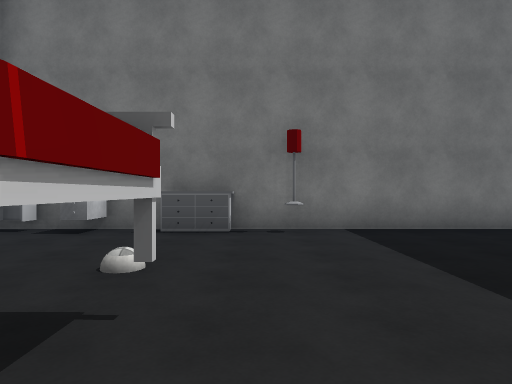
[1] (above)

18 first-person views from a walk through a scene from a Unity 3-D project. The camera is 1.4 m above the floor, looks level and sees 75° across. The floor is counted in squares, 2 m on a side. Each view is taken from the middle of a square. On the plan, view 1 faces up. The plan holds only what a view shows up to about 10 squares ahead; the rest is blank. The place goes on beyond the plan. The player is left out. Some animated figures are left out. Some surface patterns are stand-ins.

[2]
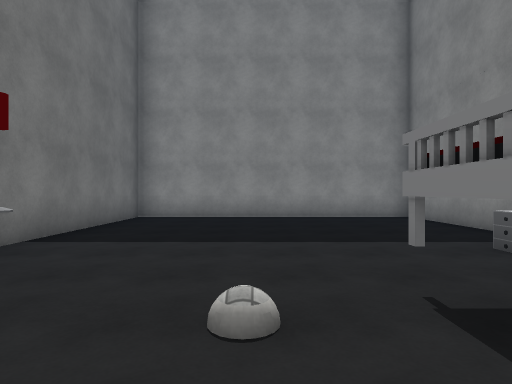

[3]
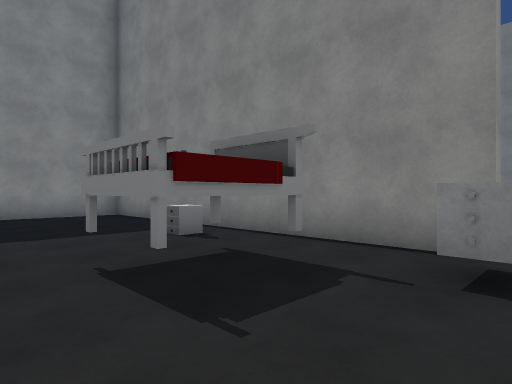

[4]
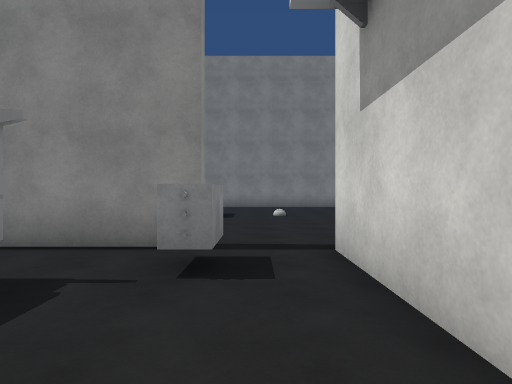

[5]
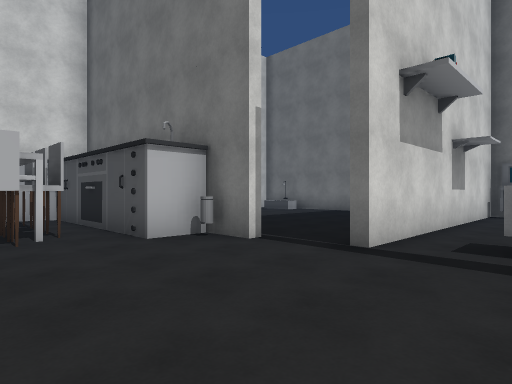

[6]
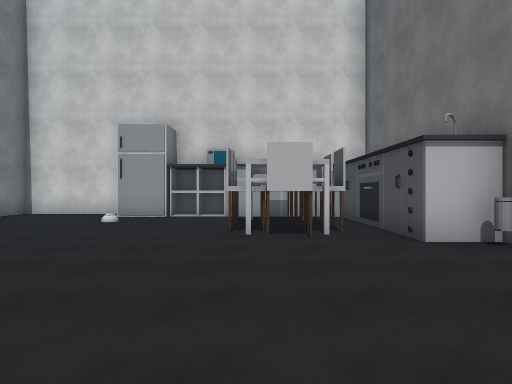

[7]
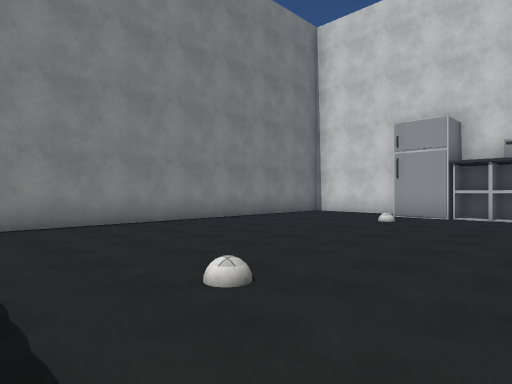

[8]
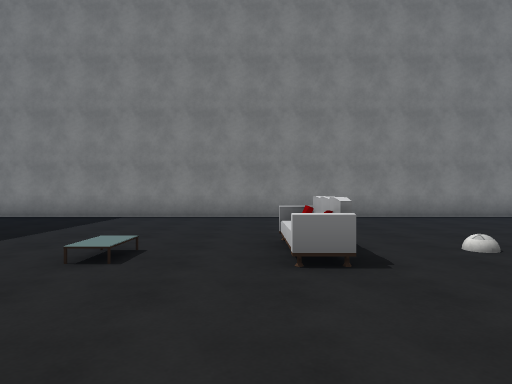

[9]
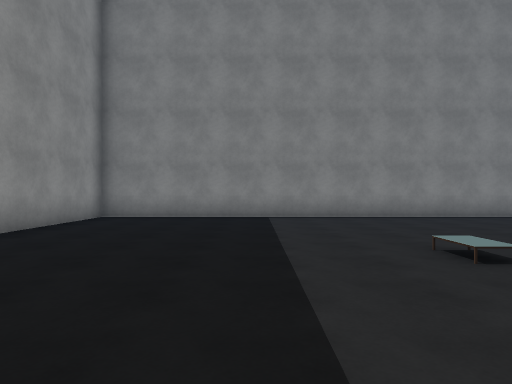

[10]
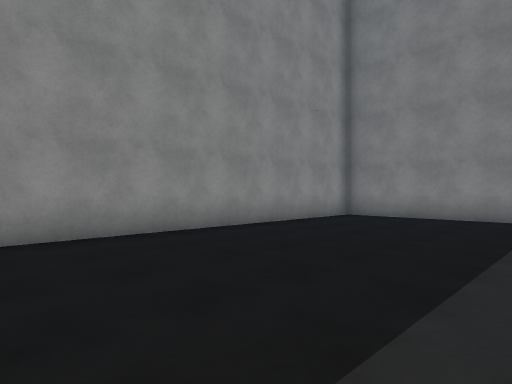

[11]
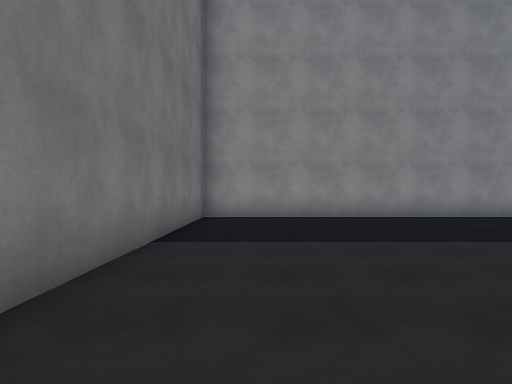

[12]
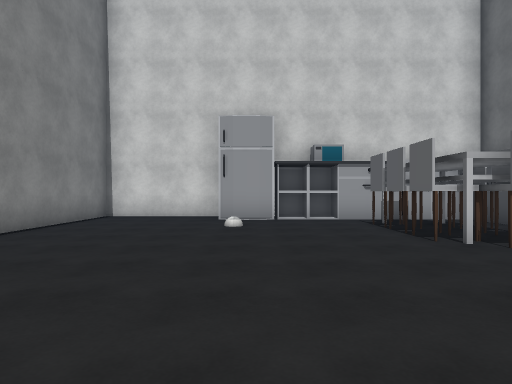

[13]
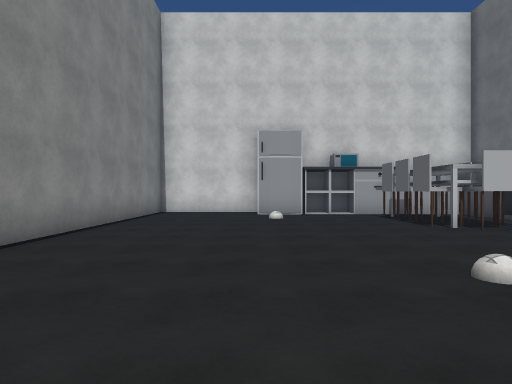

[14]
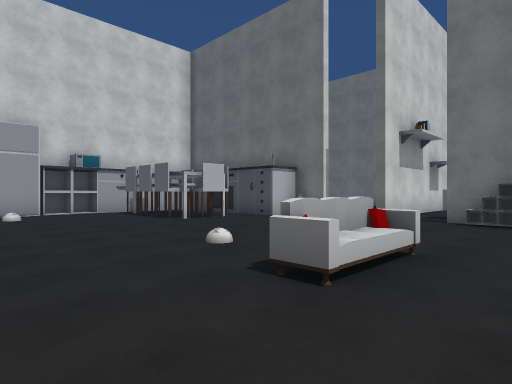

[15]
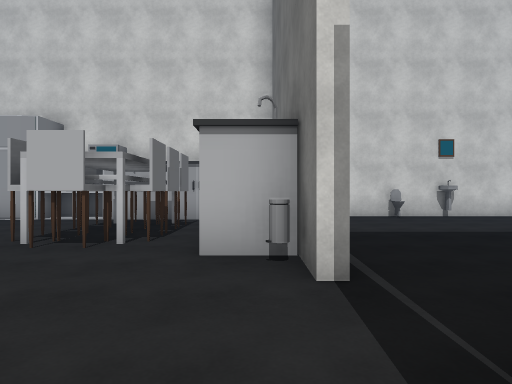

[16]
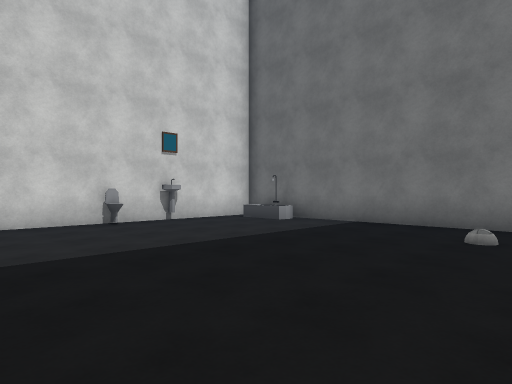

[17]
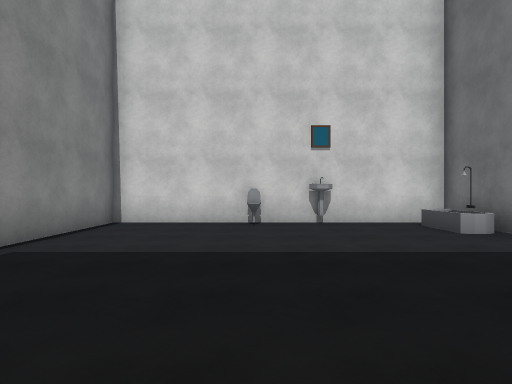

[18]
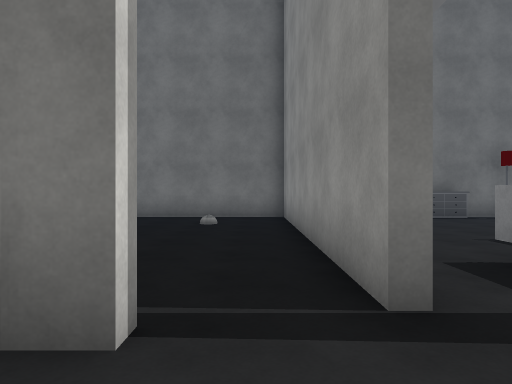

### Floor plan
Ten units are one square. View 1 is at (0, 0); x grows to the right and y downward. Boxes are objects, and circles mark ways between rooms. Rooms are numbered by the first view taken in them; rooms with no view inside come last. Other rooms are left out.
<svg viewBox="-141 -70 209 198">
<path fill="none" stroke="#000" d="M-16 13 59 13M-50 -63 -50 11M63 14 63 -63 -25 -63M-77 15 -77 26 -125 26 -125 56M-125 67 -132 67M-132 66 -125 66 -125 74 -136 74M-133 64 -133 74 -125 74M-136 90 -136 123 63 123 63 15 -11 15M-52 11 -52 -63 -136 -63 -136 13 -102 13"/>
<rect x="-45" y="-5" width="10" height="10" fill="#bbb"><title>drawers</title></rect>
<rect x="-45" y="-65" width="10" height="10" fill="#bbb"><title>mirror</title></rect>
<rect x="-35" y="-65" width="10" height="10" fill="#bbb"><title>drawers</title></rect>
<rect x="-25" y="-25" width="20" height="20" fill="#bbb"><title>bed</title></rect>
<rect x="-15" y="-65" width="10" height="10" fill="#bbb"><title>drawers</title></rect>
<rect x="5" y="-5" width="10" height="10" fill="#bbb"><title>drawers</title></rect>
<rect x="5" y="-65" width="10" height="10" fill="#bbb"><title>lamp</title></rect>
<rect x="-135" y="75" width="10" height="20" fill="#bbb"><title>fridge</title></rect>
<rect x="-125" y="45" width="10" height="10" fill="#bbb"><title>chair</title></rect>
<rect x="-115" y="45" width="10" height="10" fill="#bbb"><title>chair</title></rect>
<rect x="-115" y="35" width="10" height="10" fill="#bbb"><title>chair</title></rect>
<rect x="-105" y="45" width="10" height="10" fill="#bbb"><title>chair</title></rect>
<rect x="-105" y="35" width="10" height="10" fill="#bbb"><title>chair</title></rect>
<rect x="-95" y="45" width="10" height="10" fill="#bbb"><title>chair</title></rect>
<rect x="-95" y="35" width="10" height="10" fill="#bbb"><title>chair</title></rect>
<rect x="-85" y="45" width="10" height="10" fill="#bbb"><title>chair</title></rect>
<rect x="-75" y="15" width="10" height="10" fill="#bbb"><title>bin</title></rect>
<rect x="-35" y="55" width="10" height="30" fill="#bbb"><title>sofa</title></rect>
<rect x="-35" y="15" width="20" height="10" fill="#bbb"><title>other object</title></rect>
<rect x="-135" y="15" width="10" height="10" fill="#bbb"><title>sink</title></rect>
<rect x="-135" y="-25" width="10" height="10" fill="#bbb"><title>toilet</title></rect>
<rect x="-135" y="-35" width="10" height="10" fill="#bbb"><title>sink</title></rect>
<rect x="-125" y="-65" width="10" height="10" fill="#bbb"><title>bathtub</title></rect>
<circle cx="-30" cy="13" r="3" fill="#2a7"/>
<circle cx="-65" cy="10" r="3" fill="#2a7"/>
<text x="10" y="-30">1</text>
<text x="-30" y="70">2</text>
<text x="-100" y="-20">3</text>
</svg>
Room 1 opens to room 2. Room 2 opens to room 3.

Where each view was taken, in squares from view 1:
view 1: 0 up, 0 right, facing up
view 2: 3 up, 3 left, facing right
view 3: 3 up, 4 left, facing down-right
view 4: 3 up, 4 left, facing down
view 5: 5 down, 3 left, facing up-left
view 6: 5 down, 3 left, facing left
view 7: 5 down, 3 left, facing down-left
view 8: 3 down, 2 left, facing down
view 9: 3 down, 2 right, facing down
view 10: 3 down, 1 right, facing down-right
view 11: 3 down, 3 left, facing right
view 12: 8 down, 4 left, facing left
view 13: 9 down, 2 left, facing left
view 14: 10 down, 1 left, facing up-left
view 15: 2 down, 4 left, facing left
view 16: 1 down, 6 left, facing up-left
view 17: 2 up, 6 left, facing left
view 18: 3 down, 6 left, facing up
